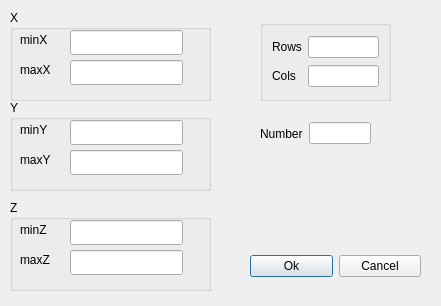
<ui version="4.0" >
 <class>RandSet</class>
 <widget class="QDialog" name="RandSet" >
  <property name="geometry" >
   <rect>
    <x>0</x>
    <y>0</y>
    <width>441</width>
    <height>306</height>
   </rect>
  </property>
  <property name="windowTitle" >
   <string>Dialog</string>
  </property>
  <widget class="QGroupBox" name="groupBox" >
   <property name="geometry" >
    <rect>
     <x>10</x>
     <y>10</y>
     <width>201</width>
     <height>91</height>
    </rect>
   </property>
   <property name="title" >
    <string>X</string>
   </property>
   <widget class="QLineEdit" name="maxXEdit" >
    <property name="geometry" >
     <rect>
      <x>60</x>
      <y>50</y>
      <width>113</width>
      <height>25</height>
     </rect>
    </property>
   </widget>
   <widget class="QLabel" name="label" >
    <property name="geometry" >
     <rect>
      <x>10</x>
      <y>20</y>
      <width>59</width>
      <height>19</height>
     </rect>
    </property>
    <property name="text" >
     <string>minX</string>
    </property>
   </widget>
   <widget class="QLabel" name="label_2" >
    <property name="geometry" >
     <rect>
      <x>10</x>
      <y>50</y>
      <width>59</width>
      <height>19</height>
     </rect>
    </property>
    <property name="text" >
     <string>maxX</string>
    </property>
   </widget>
   <widget class="QLineEdit" name="minXEdit" >
    <property name="geometry" >
     <rect>
      <x>60</x>
      <y>20</y>
      <width>113</width>
      <height>25</height>
     </rect>
    </property>
   </widget>
  </widget>
  <widget class="QGroupBox" name="groupBox_2" >
   <property name="geometry" >
    <rect>
     <x>10</x>
     <y>100</y>
     <width>201</width>
     <height>91</height>
    </rect>
   </property>
   <property name="title" >
    <string>Y</string>
   </property>
   <widget class="QLineEdit" name="maxYEdit" >
    <property name="geometry" >
     <rect>
      <x>60</x>
      <y>50</y>
      <width>113</width>
      <height>25</height>
     </rect>
    </property>
   </widget>
   <widget class="QLabel" name="label_3" >
    <property name="geometry" >
     <rect>
      <x>10</x>
      <y>20</y>
      <width>59</width>
      <height>19</height>
     </rect>
    </property>
    <property name="text" >
     <string>minY</string>
    </property>
   </widget>
   <widget class="QLabel" name="label_4" >
    <property name="geometry" >
     <rect>
      <x>10</x>
      <y>50</y>
      <width>59</width>
      <height>19</height>
     </rect>
    </property>
    <property name="text" >
     <string>maxY</string>
    </property>
   </widget>
   <widget class="QLineEdit" name="minYEdit" >
    <property name="geometry" >
     <rect>
      <x>60</x>
      <y>20</y>
      <width>113</width>
      <height>25</height>
     </rect>
    </property>
   </widget>
  </widget>
  <widget class="QGroupBox" name="groupBox_3" >
   <property name="geometry" >
    <rect>
     <x>10</x>
     <y>200</y>
     <width>201</width>
     <height>91</height>
    </rect>
   </property>
   <property name="title" >
    <string>Z</string>
   </property>
   <widget class="QLineEdit" name="maxZEdit" >
    <property name="geometry" >
     <rect>
      <x>60</x>
      <y>50</y>
      <width>113</width>
      <height>25</height>
     </rect>
    </property>
   </widget>
   <widget class="QLabel" name="label_5" >
    <property name="geometry" >
     <rect>
      <x>10</x>
      <y>20</y>
      <width>59</width>
      <height>19</height>
     </rect>
    </property>
    <property name="text" >
     <string>minZ</string>
    </property>
   </widget>
   <widget class="QLabel" name="label_6" >
    <property name="geometry" >
     <rect>
      <x>10</x>
      <y>50</y>
      <width>59</width>
      <height>19</height>
     </rect>
    </property>
    <property name="text" >
     <string>maxZ</string>
    </property>
   </widget>
   <widget class="QLineEdit" name="minZEdit" >
    <property name="geometry" >
     <rect>
      <x>60</x>
      <y>20</y>
      <width>113</width>
      <height>25</height>
     </rect>
    </property>
   </widget>
  </widget>
  <widget class="QWidget" name="layoutWidget" >
   <property name="geometry" >
    <rect>
     <x>250</x>
     <y>250</y>
     <width>171</width>
     <height>33</height>
    </rect>
   </property>
   <layout class="QHBoxLayout" name="horizontalLayout" >
    <item>
     <widget class="QPushButton" name="okButton" >
      <property name="text" >
       <string>Ok</string>
      </property>
     </widget>
    </item>
    <item>
     <widget class="QPushButton" name="cancelButton" >
      <property name="text" >
       <string>Cancel</string>
      </property>
     </widget>
    </item>
   </layout>
  </widget>
  <widget class="QGroupBox" name="groupBox_4" >
   <property name="geometry" >
    <rect>
     <x>260</x>
     <y>20</y>
     <width>131</width>
     <height>81</height>
    </rect>
   </property>
   <property name="title" >
    <string/>
   </property>
   <layout class="QGridLayout" name="gridLayout" >
    <item row="0" column="0" colspan="2" >
     <widget class="QLabel" name="label_7" >
      <property name="text" >
       <string>Rows</string>
      </property>
     </widget>
    </item>
    <item row="0" column="2" >
     <widget class="QLineEdit" name="rowsEdit" />
    </item>
    <item row="1" column="0" >
     <widget class="QLabel" name="label_8" >
      <property name="text" >
       <string>Cols</string>
      </property>
     </widget>
    </item>
    <item row="1" column="2" >
     <widget class="QLineEdit" name="colsEdit" />
    </item>
   </layout>
  </widget>
  <widget class="QWidget" name="" >
   <property name="geometry" >
    <rect>
     <x>260</x>
     <y>120</y>
     <width>111</width>
     <height>27</height>
    </rect>
   </property>
   <layout class="QHBoxLayout" name="horizontalLayout_2" >
    <item>
     <widget class="QLabel" name="label_9" >
      <property name="text" >
       <string>Number</string>
      </property>
     </widget>
    </item>
    <item>
     <widget class="QLineEdit" name="numberEdit" />
    </item>
   </layout>
   <zorder>label_9</zorder>
   <zorder>numberEdit</zorder>
  </widget>
 </widget>
 <resources/>
 <connections>
  <connection>
   <sender>okButton</sender>
   <signal>clicked()</signal>
   <receiver>RandSet</receiver>
   <slot>accept()</slot>
   <hints>
    <hint type="sourcelabel" >
     <x>268</x>
     <y>268</y>
    </hint>
    <hint type="destinationlabel" >
     <x>280</x>
     <y>198</y>
    </hint>
   </hints>
  </connection>
  <connection>
   <sender>cancelButton</sender>
   <signal>clicked()</signal>
   <receiver>RandSet</receiver>
   <slot>reject()</slot>
   <hints>
    <hint type="sourcelabel" >
     <x>387</x>
     <y>263</y>
    </hint>
    <hint type="destinationlabel" >
     <x>369</x>
     <y>187</y>
    </hint>
   </hints>
  </connection>
 </connections>
</ui>
